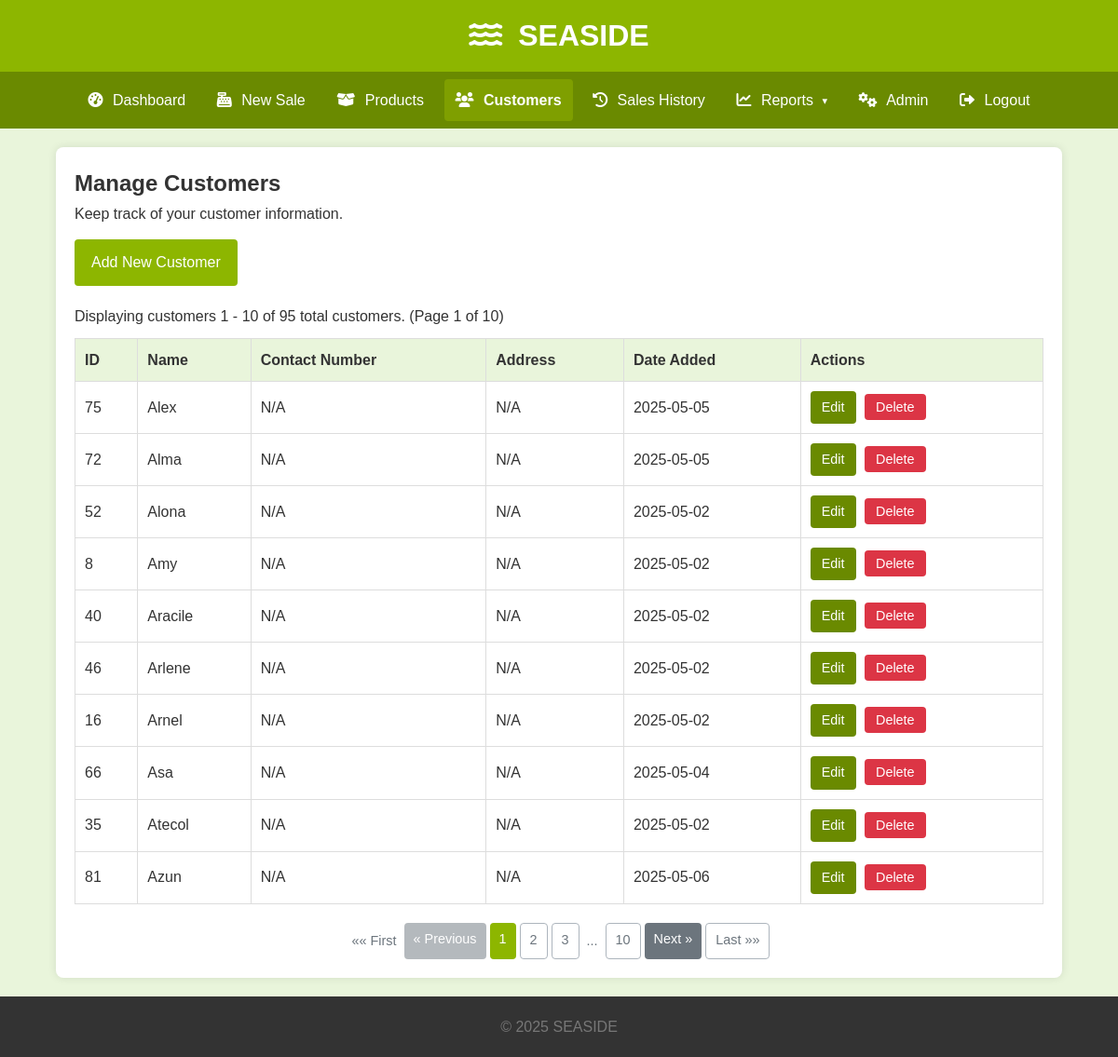
Screenshot of /customers (signed in) with the database file from the repository.
### tables this page shows
CREATE TABLE Customers (
                CustomerID INTEGER PRIMARY KEY AUTOINCREMENT,
                CustomerName TEXT NOT NULL UNIQUE COLLATE NOCASE,
                ContactNumber TEXT,
                Address TEXT,
                DateAdded TEXT DEFAULT CURRENT_TIMESTAMP -- Added DateAdded column
            );

### app.py (the view)
@app.route('/customers')
@app.route('/customers/page/<int:page_num>')
@login_required
def list_customers(page_num=1):
    total_customers = db.count_total_customers_db()
    customers_on_page = db.get_customers_paginated_db(page=page_num, per_page=ITEMS_PER_PAGE)
    if not customers_on_page and page_num > 1 and total_customers > 0:  # If page is out of bounds
        flash(f"No customers found on page {page_num}. Showing last available page.", "info")
        last_page = math.ceil(total_customers / ITEMS_PER_PAGE) if total_customers > 0 else 1
        return redirect(url_for('list_customers', page_num=last_page))
    total_pages = math.ceil(total_customers / ITEMS_PER_PAGE) if total_customers > 0 else 0
    return render_template('customers/list.html',
                           customers=customers_on_page, title="Manage Customers",
                           current_page=page_num, total_pages=total_pages,
                           total_items=total_customers, per_page=ITEMS_PER_PAGE)

### app.py (called while the page is built)
@app.context_processor
def utility_processor():
    return {
        'now': datetime.datetime.now,  # Current datetime for use in templates (e.g., footer year)
        'min': min,  # Make min() function available
        'max': max,  # Make max() function available
        'logged_in': session.get('logged_in', False),  # Check login status
        'calendar': calendar  # Make calendar module available (e.g., for month names)
    }

def login_required(f):
    @wraps(f)
    def decorated_function(*args, **kwargs):
        if not session.get('logged_in'):
            flash("Please log in to access this page.", "warning")
            return redirect(url_for('login', next=request.url))  # Redirect to login, remembering the intended page
        return f(*args, **kwargs)
    return decorated_function

### db_operations.py (called while the page is built)
def get_db_connection():
    conn = None
    try:
        conn = sqlite3.connect(DATABASE_URL)
        conn.row_factory = sqlite3.Row  # Access columns by name (e.g., row['ColumnName'])
        conn.execute("PRAGMA foreign_keys = ON;")  # Enforce foreign key constraints
        logging.debug("Database connection established successfully.")
    except sqlite3.Error as e:
        logging.error(f"Database connection error to '{DATABASE_URL}': {e}", exc_info=True)
        raise  # Re-raise the exception if connection fails, so the app can handle it
    return conn

def get_customers_paginated_db(page=1, per_page=10):
    sql = """
          SELECT CustomerID, CustomerName, ContactNumber, Address, DateAdded
          FROM Customers
          ORDER BY CustomerName COLLATE NOCASE LIMIT ? \
          OFFSET ? \
          """
    conn = None
    try:
        conn = get_db_connection()
        cursor = conn.cursor()
        offset = (page - 1) * per_page
        cursor.execute(sql, (per_page, offset))
        customers = cursor.fetchall()
        return customers
    except sqlite3.Error as e:
        logging.error(f"Database error in get_customers_paginated_db: {e}", exc_info=True)
        return []
    finally:
        if conn: conn.close()

### templates/customers/list.html (shortened to what this page needs)
{% extends "base.html" %}
{% block content %}
<h2>Manage Customers</h2>
<p style="margin-bottom: 15px;">Keep track of your customer information.</p>
<a href="{{ url_for('add_customer') }}" class="btn btn-primary" style="margin-bottom: 20px;">Add New Customer</a>
{% if customers %}
    <p style="margin-bottom: 10px;">
        Displaying customers {{ (current_page - 1) * per_page + 1 }} - {{ min(current_page * per_page, total_items) }} of {{ total_items }} total customers.
        (Page {{ current_page }} of {{ total_pages if total_pages > 0 else 1 }})
    </p>
    <table>
        <thead>
            <tr>
                <th>ID</th>
                <th>Name</th>
                <th>Contact Number</th>
                <th>Address</th>
                <th>Date Added</th>
                <th>Actions</th>
            </tr>
        </thead>
        <tbody>
            {% for customer in customers %}
            <tr>
                <td>{{ customer.CustomerID }}</td>
                <td>{{ customer.CustomerName }}</td>
                <td>{{ customer.ContactNumber if customer.ContactNumber else 'N/A' }}</td>
                <td>{{ customer.Address if customer.Address else 'N/A' }}</td>
                <td>{{ customer.DateAdded.split(' ')[0] if customer.DateAdded else 'N/A' }}</td> <td class="actions">
                    <a href="{{ url_for('edit_customer', customer_id=customer.CustomerID) }}" class="edit-btn">Edit</a>
                    <form action="{{ url_for('delete_customer', customer_id=customer.CustomerID) }}" method="POST" style="display:inline;" onsubmit="return confirm('Are you sure you want to delete this customer?');">
                        <button type="submit" class="delete-btn">Delete</button>
                    </form>
                </td>
            </tr>
            {% endfor %}
        </tbody>
    </table>
    {% if total_pages > 1 %}
    <div class="pagination" style="margin-top: 20px; text-align: center;">
        {% if current_page > 1 %}
            <a href="{{ url_for('list_customers', page_num=1) }}" class="btn btn-outline-secondary">&laquo;&laquo; First</a>
        {% else %}
             <span class="btn btn-outline-secondary disabled">&laquo;&laquo; First</span>
        {% endif %}
        {% if current_page > 1 %}
            <a href="{{ url_for('list_customers', page_num=current_page - 1) }}" class="btn btn-secondary">&laquo; Previous</a>
        {% else %}
            <span class="btn btn-secondary disabled">&laquo; Previous</span>
        {% endif %}
        {% set page_window = 2 %}
        {% set start_page = max(1, current_page - page_window) %}
        {% set end_page = min(total_pages, current_page + page_window) %}
        {% for page in range(start_page, end_page + 1) %}
            {% if page == current_page %}
                <span class="btn btn-primary current-page">{{ page }}</span>
            {% else %}
                <a href="{{ url_for('list_customers', page_num=page) }}" class="btn btn-outline-secondary">{{ page }}</a>
            {% endif %}
        {% endfor %}
        {% if end_page < total_pages %}
            {% if end_page < total_pages - 1 %}
                 <span class="btn btn-outline-secondary disabled" style="border:none; background:transparent; padding: 8px 4px;">...</span>
            {% endif %}
            <a href="{{ url_for('list_customers', page_num=total_pages) }}" class="btn btn-outline-secondary">{{ total_pages }}</a>
        {% endif %}
        {% if current_page < total_pages %}
            <a href="{{ url_for('list_customers', page_num=current_page + 1) }}" class="btn btn-secondary">Next &raquo;</a>
        {% else %}
            <span class="btn btn-secondary disabled">Next &raquo;</span>
        {% endif %}
        {% if current_page < total_pages %}
            <a href="{{ url_for('list_customers', page_num=total_pages) }}" class="btn btn-outline-secondary">Last &raquo;&raquo;</a>
        {% else %}
            <span class="btn btn-outline-secondary disabled">Last &raquo;&raquo;</span>
        {% endif %}
    </div>
    {% endif %}
{% else %}
    <p>No customers found. <a href="{{ url_for('add_customer') }}">Add your first customer!</a></p>
{% endif %}
{% endblock %}

### static/css/style.css (style rules this page uses)
* { box-sizing: border-box; margin: 0; padding: 0; }
body { font-family: Arial, sans-serif; line-height: 1.6; background-color: #e9f5db; color: #333; display: flex; flex-direction: column; min-height: 100vh; }
.table-responsive-wrapper > table { width: 100%; border-collapse: collapse; }
.table-responsive-wrapper > table th, .table-responsive-wrapper > table td { border: 1px solid #ddd; padding: 10px; text-align: left; white-space: nowrap; }
.table-responsive-wrapper > table th { background-color: #e9f5db; }
.table-responsive-wrapper .actions a, .table-responsive-wrapper .actions button { margin-right: 5px; margin-bottom: 5px; text-decoration: none; padding: 6px 12px; border-radius: 4px; cursor: pointer; border: none; display: inline-block; font-size: 0.9rem; color: #ffffff; }
.table-responsive-wrapper .actions .edit-btn { background-color: #6A8A00; }
.table-responsive-wrapper .actions .delete-btn { background-color: #dc3545; }
.btn { padding: 12px 18px; color: white; background-color: #8DB600; border: none; border-radius: 4px; cursor: pointer; text-decoration: none; display: inline-block; font-size: 1rem; transition: background-color 0.2s ease-in-out; }
.btn-primary { background-color: #8DB600; color: #fff; }
.btn-secondary { background-color: #6c757d; color: #fff; }
@media (min-width: 768px) { .table-responsive-wrapper .actions button, .table-responsive-wrapper .actions a { margin-bottom: 0; } }
.pagination { display: flex; justify-content: center; padding-left: 0; list-style: none; border-radius: .25rem; margin-top: 20px; }
.pagination .btn { margin: 0 2px; padding: 6px 10px; font-size: 0.9em; }
.pagination .btn.current-page { background-color: #8DB600; color: white; border-color: #7F9F00; }
.pagination .btn.disabled { pointer-events: none; opacity: 0.5; }
.btn-outline-secondary { background-color: transparent; border: 1px solid #adb5bd; color: #6c757d; }
.pagination .btn-outline-secondary.disabled { border: none; background-color: transparent; color: #6c757d; opacity: 1; padding: 8px 4px; }

### templates/customers/list.html (style rules this page uses)
.pagination .btn { margin: 0 2px; padding: 6px 10px; font-size: 0.9em; }
.pagination .btn.current-page { background-color: #8DB600; color: white; border-color: #7F9F00; }
.pagination .btn.disabled { pointer-events: none; opacity: 0.5; }
.btn-outline-secondary { background-color: transparent; border: 1px solid #adb5bd; color: #6c757d; }
.pagination .btn-outline-secondary.disabled { border: none; background-color: transparent; color: #6c757d; opacity: 1; padding: 8px 4px; }

### rows the page displays
Customers: CustomerID "75", CustomerName "Alex", ContactNumber "N/A", Address "N/A", DateAdded "2025-05-05"
Customers: CustomerID "72", CustomerName "Alma", ContactNumber "N/A", Address "N/A", DateAdded "2025-05-05"
Customers: CustomerID "52", CustomerName "Alona", ContactNumber "N/A", Address "N/A", DateAdded "2025-05-02"
Customers: CustomerID "8", CustomerName "Amy", ContactNumber "N/A", Address "N/A", DateAdded "2025-05-02"
Customers: CustomerID "40", CustomerName "Aracile", ContactNumber "N/A", Address "N/A", DateAdded "2025-05-02"
Customers: CustomerID "46", CustomerName "Arlene", ContactNumber "N/A", Address "N/A", DateAdded "2025-05-02"
Customers: CustomerID "16", CustomerName "Arnel", ContactNumber "N/A", Address "N/A", DateAdded "2025-05-02"
Customers: CustomerID "66", CustomerName "Asa", ContactNumber "N/A", Address "N/A", DateAdded "2025-05-04"
Customers: CustomerID "35", CustomerName "Atecol", ContactNumber "N/A", Address "N/A", DateAdded "2025-05-02"
Customers: CustomerID "81", CustomerName "Azun", ContactNumber "N/A", Address "N/A", DateAdded "2025-05-06"

### other values shown
{{ (current_page - 1) * per_page + 1 }} "1"
{{ min(current_page * per_page, total_items) }} "10"
{{ total_items }} "95"
{{ current_page }} "1"
{{ total_pages if total_pages > 0 else 1 }} "10"
{{ page }} "1"
{{ page }} "2" "3"
{{ total_pages }} "10"
